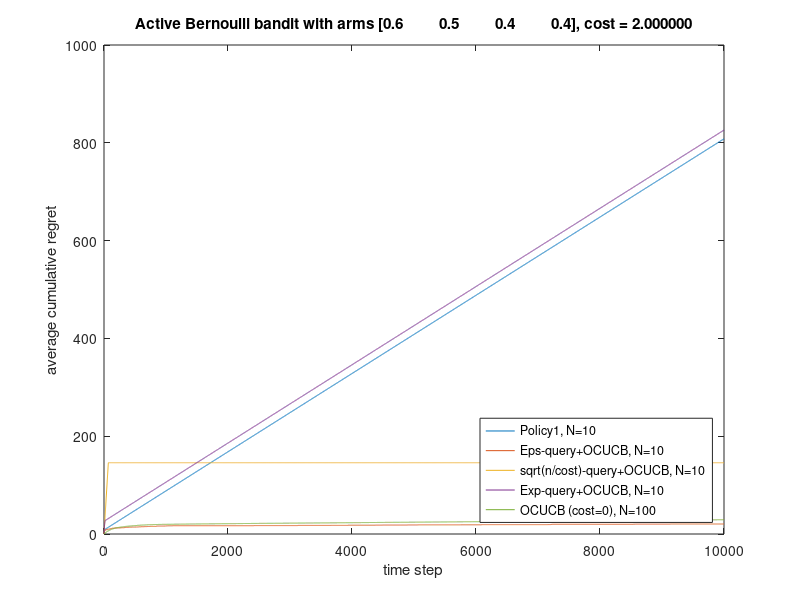

MATLAB code to generate this figure:
mus = [0.6 0.5 0.4 0.4];
n = 10000; % horizon
k = length(mus);
cost = 2;

load('regret_policy1.mat');
regret_policy1 = regret;
load('regret_epsquery.mat');
regret_epsquery = regret;
load('regret_fixedquery.mat');
regret_fixedquery = regret;
load('regret_expquery.mat');
regret_expquery = regret;
load('regret_ocucb.mat');
regret_ocucb = regret;


plot(0:n, [0 mean(regret_policy1)], '-',
     0:n, [0 mean(regret_epsquery)], '-',
     0:n, [0 mean(regret_fixedquery)], '-',
     0:n, [0 mean(regret_expquery)], '-',
     0:n, [0 mean(regret_ocucb)], '-');
%ylim([0 200]);
legend(sprintf('Policy1, N=%d', size(regret_policy1)(1)),
       sprintf('Eps-query+OCUCB, N=%d', size(regret_epsquery)(1)),
       sprintf('sqrt(n/cost)-query+OCUCB, N=%d', size(regret_fixedquery)(1)),
       sprintf('Exp-query+OCUCB, N=%d', size(regret_expquery)(1)),
       sprintf('OCUCB (cost=0), N=%d', size(regret_ocucb)(1)),
       'location', 'southeast');
xlabel('time step');
ylabel('average cumulative regret');
title(sprintf('Active Bernoulli bandit with arms [%s], cost = %f', num2str(mus), cost));

